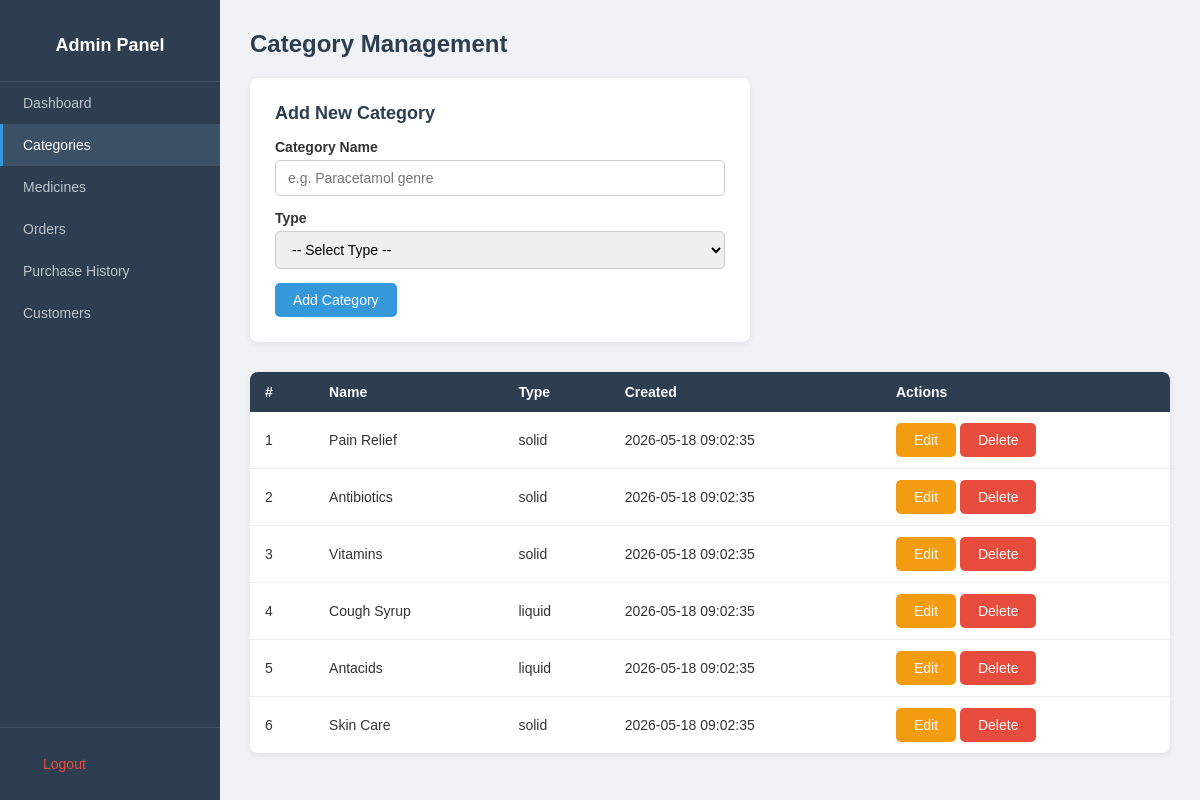
Screenshot of /index.php?page=admin/categories (signed in) with the database file from the repository.
### tables this page shows
CREATE TABLE categories (
    id INT AUTO_INCREMENT PRIMARY KEY,
    name VARCHAR(255) NOT NULL,
    category_type ENUM('liquid', 'solid') NOT NULL,
    created_at TIMESTAMP NOT NULL DEFAULT CURRENT_TIMESTAMP
);

### controller/categoryController.php (called while the page is built, shortened)
<?php
function admin_categories() {
    $conn = getConnection();
    $edit_category = null;
    $result = mysqli_query($conn, 'SELECT * FROM categories ORDER BY created_at DESC');
    $categories = mysqli_fetch_all($result, MYSQLI_ASSOC);
    require_once 'views/admin/categories.php';
}

### views/admin/categories.php (the view, shortened to what this page needs)
<!DOCTYPE html>
<html>
<head>
    <link rel="stylesheet" href="public/admin.css">
</head>
<body>
<?php require_once __DIR__ . '/../partials/sidebar.php'; ?>
<div class="main">
    <div class="container">
        <h1>Category Management</h1>
        <div class="form-box">
            <h3><?= $edit_category ? 'Edit Category' : 'Add New Category' ?></h3>
            <form method="POST" action="index.php?page=admin/categories"
                  onsubmit="return validateCategoryForm()">
                <label>Category Name</label>
                <input type="text" name="name" id="cat_name"
                       value="<?= $edit_category ? htmlspecialchars($edit_category['name']) : '' ?>"
                       placeholder="e.g. Paracetamol genre">
                <label>Type</label>
                <select name="category_type" id="cat_type">
                    <option value="">-- Select Type --</option>
                </select>
                <button type="submit" class="btn btn-primary">
                    <?= $edit_category ? 'Update Category' : 'Add Category' ?>
                </button>
            </form>
        </div>
        <table>
            <thead>
                <tr>
                    <th>#</th>
                    <th>Name</th>
                    <th>Type</th>
                    <th>Created</th>
                    <th>Actions</th>
                </tr>
            </thead>
            <tbody>
                <?php if (empty($categories)): ?>
                    <tr><td colspan="5">No categories found.</td></tr>
                <?php else: ?>
                    <?php foreach ($categories as $cat): ?>
                    <tr>
                        <td><?= $cat['id'] ?></td>
                        <td><?= htmlspecialchars($cat['name']) ?></td>
                        <td><?= htmlspecialchars($cat['category_type']) ?></td>
                        <td><?= $cat['created_at'] ?></td>
                        <td>
                            <a href="index.php?page=admin/categories&edit=<?= $cat['id'] ?>"
                               class="btn btn-warning">Edit</a>
                            <form method="POST" action="index.php?page=admin/categories" class="inline-form"
                                  onsubmit="return confirm('Delete this category?')">
                                <button type="submit" class="btn btn-danger">Delete</button>
                            </form>
                        </td>
                    </tr>
                    <?php endforeach; ?>
                <?php endif; ?>
            </tbody>
        </table>
    </div>
</div>
</body>
</html>

### public/admin.css (style rules this page uses)
* { margin: 0; padding: 0; box-sizing: border-box; }
body { font-family: Arial, sans-serif; background: #f0f2f5; color: #333; display: flex; min-height: 100vh; }
.main { margin-left: 220px; padding: 30px; width: 100%; }
.container { max-width: 1100px; }
h1 { margin-bottom: 20px; font-size: 24px; color: #2c3e50; }
h3 { margin-bottom: 15px; font-size: 18px; color: #2c3e50; }
.form-box { background: white; padding: 25px; border-radius: 8px; max-width: 500px; margin-bottom: 30px; box-shadow: 0 2px 6px rgba(0, 0, 0, 0.08); }
label { display: block; margin-bottom: 5px; font-weight: bold; font-size: 14px; }
input[type="text"], input[type="number"], input[type="email"], input[type="password"], input[type="file"], select, textarea { width: 100%; padding: 9px 12px; margin-bottom: 14px; border: 1px solid #ccc; border-radius: 5px; font-size: 14px; }
.btn { padding: 9px 18px; border: none; border-radius: 5px; cursor: pointer; font-size: 14px; text-decoration: none; display: inline-block; }
.btn-primary { background: #3498db; color: white; }
.btn-warning { background: #f39c12; color: white; }
.btn-danger { background: #e74c3c; color: white; }
table { width: 100%; border-collapse: collapse; background: white; border-radius: 8px; overflow: hidden; box-shadow: 0 2px 6px rgba(0, 0, 0, 0.08); }
th { background: #2c3e50; color: white; padding: 12px 15px; text-align: left; font-size: 14px; }
td { padding: 11px 15px; border-bottom: 1px solid #eee; font-size: 14px; }
tr:last-child td { border-bottom: none; }
.inline-form { display: inline-block; margin: 0; }
.inline-form button { margin: 0; }

### rows the page displays
categories: id "1", name "Pain Relief", category_type "solid", created_at "2026-05-18 09:02:35"
categories: id "2", name "Antibiotics", category_type "solid", created_at "2026-05-18 09:02:35"
categories: id "3", name "Vitamins", category_type "solid", created_at "2026-05-18 09:02:35"
categories: id "4", name "Cough Syrup", category_type "liquid", created_at "2026-05-18 09:02:35"
categories: id "5", name "Antacids", category_type "liquid", created_at "2026-05-18 09:02:35"
categories: id "6", name "Skin Care", category_type "solid", created_at "2026-05-18 09:02:35"
